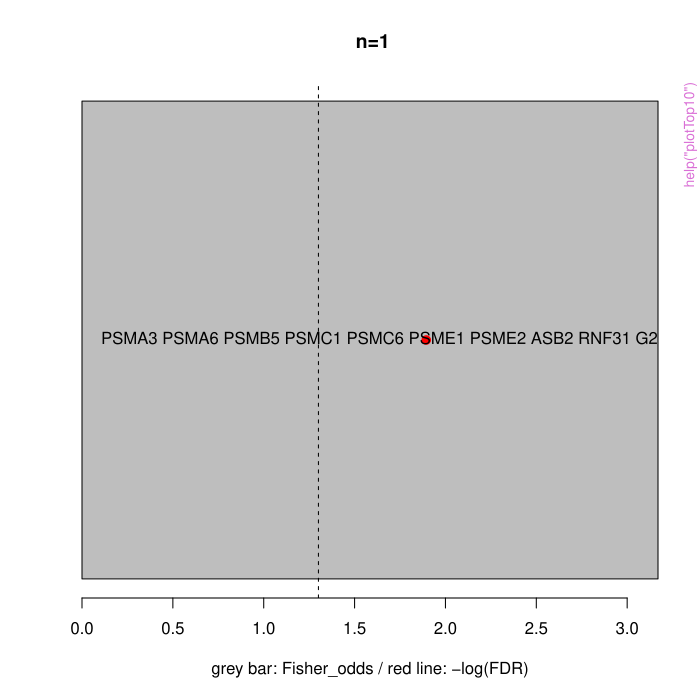

This chart was generated by the following R code:
pkgname <- "seq2pathway"
source(file.path(R.home("share"), "R", "examples-header.R"))
options(warn = 1)
base::assign(".ExTimings", "seq2pathway-Ex.timings", pos = 'CheckExEnv')
base::cat("name\tuser\tsystem\telapsed\n", file=base::get(".ExTimings", pos = 'CheckExEnv'))
base::assign(".format_ptime",
function(x) {
  if(!is.na(x[4L])) x[1L] <- x[1L] + x[4L]
  if(!is.na(x[5L])) x[2L] <- x[2L] + x[5L]
  options(OutDec = '.')
  format(x[1L:3L], digits = 7L)
},
pos = 'CheckExEnv')

### * </HEADER>
library('seq2pathway')

base::assign(".oldSearch", base::search(), pos = 'CheckExEnv')
base::assign(".old_wd", base::getwd(), pos = 'CheckExEnv')
cleanEx()
nameEx("Chipseq_Peak_demo")
### * Chipseq_Peak_demo

flush(stderr()); flush(stdout())

base::assign(".ptime", proc.time(), pos = "CheckExEnv")
### Name: Chipseq_Peak_demo
### Title: chip seq loci data example
### Aliases: Chipseq_Peak_demo
### Keywords: datasets

### ** Examples

data(Chipseq_Peak_demo)
head(Chipseq_Peak_demo)



base::assign(".dptime", (proc.time() - get(".ptime", pos = "CheckExEnv")), pos = "CheckExEnv")
base::cat("Chipseq_Peak_demo", base::get(".format_ptime", pos = 'CheckExEnv')(get(".dptime", pos = "CheckExEnv")), "\n", file=base::get(".ExTimings", pos = 'CheckExEnv'), append=TRUE, sep="\t")
cleanEx()
nameEx("FisherTest_GO_BP_MF_CC")
### * FisherTest_GO_BP_MF_CC

flush(stderr()); flush(stdout())

base::assign(".ptime", proc.time(), pos = "CheckExEnv")
### Name: FisherTest_GO_BP_MF_CC
### Title: A wrapper function to perform the Fisher's exact test, using
###   GO-defined genesets.
### Aliases: FisherTest_GO_BP_MF_CC
### Keywords: methods

### ** Examples

  data(dat_chip)
  head(dat_chip)
  data(GO_BP_list,package="seq2pathway.data")
  data(Des_BP_list,package="seq2pathway.data")
  newOntology <- list(GO_BP_list[1:200], Des_BP_list[1:200])
  # A demo run of this funcion
  FS_test<- FisherTest_GO_BP_MF_CC(gs=as.vector(rownames(dat_chip)),
                                 Ontology="newOntology", newOntology=newOntology)
  FS_test
  
  ## Not run: 
##D   data(dat_chip)
##D   FS_test<-FisherTest_GO_BP_MF_CC(gs=rownames(dat_chip)[1:20], genome="hg19", 
##D            min_Intersect_Count=1, Ontology="BP")
##D   FS_test$GO_BP[1:3,]
## End(Not run)          



base::assign(".dptime", (proc.time() - get(".ptime", pos = "CheckExEnv")), pos = "CheckExEnv")
base::cat("FisherTest_GO_BP_MF_CC", base::get(".format_ptime", pos = 'CheckExEnv')(get(".dptime", pos = "CheckExEnv")), "\n", file=base::get(".ExTimings", pos = 'CheckExEnv'), append=TRUE, sep="\t")
cleanEx()
nameEx("FisherTest_MsigDB")
### * FisherTest_MsigDB

flush(stderr()); flush(stdout())

base::assign(".ptime", proc.time(), pos = "CheckExEnv")
### Name: FisherTest_MsigDB
### Title: A wrapper function to perform conditional Fisher's exact test,
###   using custom-defined genesets.
### Aliases: FisherTest_MsigDB
### Keywords: methods

### ** Examples

  data(dat_chip)
  data(MsigDB_C5,package="seq2pathway.data")
  #generate a demo GSA.genesets object
  demoDB <- MsigDB_C5
  x=100
  for(i in 1:3) demoDB[[i]]<-MsigDB_C5[[i]][1:x]
  FS_test<-FisherTest_MsigDB(gsmap=demoDB, 
	 sample(unlist(demoDB$genesets),10), genome="hg19",
	 min_Intersect_Count=1)
  FS_test[1:3,]
  ## Not run: 
##D   FS_test<-FisherTest_MsigDB(gsmap=MsigDB_C5, 
##D 	gs=rownames(dat_chip), genome="hg19", 
##D 	min_Intersect_Count=1)
##D 	
## End(Not run)



base::assign(".dptime", (proc.time() - get(".ptime", pos = "CheckExEnv")), pos = "CheckExEnv")
base::cat("FisherTest_MsigDB", base::get(".format_ptime", pos = 'CheckExEnv')(get(".dptime", pos = "CheckExEnv")), "\n", file=base::get(".ExTimings", pos = 'CheckExEnv'), append=TRUE, sep="\t")
cleanEx()
nameEx("GRanges_demo")
### * GRanges_demo

flush(stderr()); flush(stdout())

base::assign(".ptime", proc.time(), pos = "CheckExEnv")
### Name: GRanges_demo
### Title: loci information with GRanges format
### Aliases: GRanges_demo
### Keywords: datasets

### ** Examples

data(GRanges_demo)



base::assign(".dptime", (proc.time() - get(".ptime", pos = "CheckExEnv")), pos = "CheckExEnv")
base::cat("GRanges_demo", base::get(".format_ptime", pos = 'CheckExEnv')(get(".dptime", pos = "CheckExEnv")), "\n", file=base::get(".ExTimings", pos = 'CheckExEnv'), append=TRUE, sep="\t")
cleanEx()
nameEx("addDescription")
### * addDescription

flush(stderr()); flush(stdout())

base::assign(".ptime", proc.time(), pos = "CheckExEnv")
### Name: addDescription
### Title: Retrieve "gene description" attributes for gene symbol.
### Aliases: addDescription
### Keywords: methods

### ** Examples

  require(biomaRt)
  data(dat_chip)
  gene_description<-addDescription(genome="hg19",genevector=rownames(dat_chip)[1:3])



base::assign(".dptime", (proc.time() - get(".ptime", pos = "CheckExEnv")), pos = "CheckExEnv")
base::cat("addDescription", base::get(".format_ptime", pos = 'CheckExEnv')(get(".dptime", pos = "CheckExEnv")), "\n", file=base::get(".ExTimings", pos = 'CheckExEnv'), append=TRUE, sep="\t")
cleanEx()
nameEx("dat_RNA")
### * dat_RNA

flush(stderr()); flush(stdout())

base::assign(".ptime", proc.time(), pos = "CheckExEnv")
### Name: dat_RNA
### Title: RNA sequence data example
### Aliases: dat_RNA
### Keywords: datasets

### ** Examples

  data(dat_RNA)
  


base::assign(".dptime", (proc.time() - get(".ptime", pos = "CheckExEnv")), pos = "CheckExEnv")
base::cat("dat_RNA", base::get(".format_ptime", pos = 'CheckExEnv')(get(".dptime", pos = "CheckExEnv")), "\n", file=base::get(".ExTimings", pos = 'CheckExEnv'), append=TRUE, sep="\t")
cleanEx()
nameEx("dat_chip")
### * dat_chip

flush(stderr()); flush(stdout())

base::assign(".ptime", proc.time(), pos = "CheckExEnv")
### Name: dat_chip
### Title: chip seq data example
### Aliases: dat_chip
### Keywords: datasets

### ** Examples

  data(dat_chip)
  


base::assign(".dptime", (proc.time() - get(".ptime", pos = "CheckExEnv")), pos = "CheckExEnv")
base::cat("dat_chip", base::get(".format_ptime", pos = 'CheckExEnv')(get(".dptime", pos = "CheckExEnv")), "\n", file=base::get(".ExTimings", pos = 'CheckExEnv'), append=TRUE, sep="\t")
cleanEx()
nameEx("gene2pathway_test")
### * gene2pathway_test

flush(stderr()); flush(stdout())

base::assign(".ptime", proc.time(), pos = "CheckExEnv")
### Name: gene2pathway_test
### Title: A wrapper function to perform gene2pathway test.
### Aliases: gene2pathway_test
### Keywords: methods

### ** Examples

data(dat_chip)
data(MsigDB_C5,package="seq2pathway.data")  
#generate a demo GSA.genesets object
demoDB <- MsigDB_C5
x=100
for(i in 1:3) demoDB[[i]]<-MsigDB_C5[[i]][1:x]
 
res<-gene2pathway_test(dat=head(dat_chip), DataBase=demoDB, 
		FisherTest=FALSE, EmpiricalTest=FALSE, 
        method="FAIME", genome="hg19", min_Intersect_Count=1)
# check ther result
names(res)
res[[1]]
res[[2]]
## Not run: 
##D res<-gene2pathway_test(dat=head(dat_chip), DataBase="BP", 
##D 		FisherTest=FALSE, EmpiricalTest=FALSE, 
##D         method="FAIME", genome="hg19", min_Intersect_Count=1)
## End(Not run)       



base::assign(".dptime", (proc.time() - get(".ptime", pos = "CheckExEnv")), pos = "CheckExEnv")
base::cat("gene2pathway_test", base::get(".format_ptime", pos = 'CheckExEnv')(get(".dptime", pos = "CheckExEnv")), "\n", file=base::get(".ExTimings", pos = 'CheckExEnv'), append=TRUE, sep="\t")
cleanEx()
nameEx("plotTop10")
### * plotTop10

flush(stderr()); flush(stdout())

base::assign(".ptime", proc.time(), pos = "CheckExEnv")
### Name: plotTop10
### Title: A wrapper function to plot top10 test results.
### Aliases: plotTop10
### Keywords: methods

### ** Examples

  data(dat_chip)
  data(GO_BP_list,package="seq2pathway.data")
  data(Des_BP_list,package="seq2pathway.data")
  newOntology <- list(GO_BP_list[1:200], Des_BP_list[1:200])
  FS_test<- FisherTest_GO_BP_MF_CC(gs=as.vector(rownames(dat_chip)),
                                 Ontology="newOntology", newOntology=newOntology)
  plotTop10(FS_test$newOntology)



base::assign(".dptime", (proc.time() - get(".ptime", pos = "CheckExEnv")), pos = "CheckExEnv")
base::cat("plotTop10", base::get(".format_ptime", pos = 'CheckExEnv')(get(".dptime", pos = "CheckExEnv")), "\n", file=base::get(".ExTimings", pos = 'CheckExEnv'), append=TRUE, sep="\t")
cleanEx()
nameEx("runseq2gene")
### * runseq2gene

flush(stderr()); flush(stdout())

base::assign(".ptime", proc.time(), pos = "CheckExEnv")
### Name: runseq2gene
### Title: R wrapped python function to map genomic regions on the
###   sequence-level to genes.
### Aliases: runseq2gene
### Keywords: methods

### ** Examples

    data(Chipseq_Peak_demo)
    res=runseq2gene(inputfile=Chipseq_Peak_demo)  



base::assign(".dptime", (proc.time() - get(".ptime", pos = "CheckExEnv")), pos = "CheckExEnv")
base::cat("runseq2gene", base::get(".format_ptime", pos = 'CheckExEnv')(get(".dptime", pos = "CheckExEnv")), "\n", file=base::get(".ExTimings", pos = 'CheckExEnv'), append=TRUE, sep="\t")
cleanEx()
nameEx("runseq2pathway")
### * runseq2pathway

flush(stderr()); flush(stdout())

base::assign(".ptime", proc.time(), pos = "CheckExEnv")
### Name: runseq2pathway
### Title: An function to perform the runseq2pathway algorithm(s).
### Aliases: runseq2pathway
### Keywords: methods

### ** Examples

	data(Chipseq_Peak_demo)
	require(seq2pathway.data)
	data(MsigDB_C5, package="seq2pathway.data")
  #generate a demo GSA.genesets object
	demoDB <- MsigDB_C5
	x=10
	for(i in 1:3) demoDB[[i]]<-MsigDB_C5[[i]][1:x]
       res3=runseq2pathway(inputfile=Chipseq_Peak_demo,
		genome="hg19", search_radius=100, promoter_radius=50, promoter_radius2=0,
		FAIMETest=TRUE, FisherTest=FALSE,  
		DataBase=demoDB, min_Intersect_Count=1)	
	names(res3)
	res3[[1]]
  ## Not run: 
##D    # an example to use FET
##D 	res=runseq2pathway(inputfile=Chipseq_Peak_demo,
##D 		genome="hg19", search_radius=100, promoter_radius=50, promoter_radius2=0,
##D 		DataBase=MsigDB_C5, NearestTwoDirection=FALSE,
##D 		collapsemethod="Average", min_Intersect_Count=1) 
##D    # an example to use FAIME
##D 	res2=runseq2pathway(inputfile=Chipseq_Peak_demo,
##D 		genome="hg19", search_radius=100, promoter_radius=50, promoter_radius2=0,
##D 		FAIMETest=TRUE, FisherTest=FALSE,  
##D 		DataBase=MsigDB_C5, min_Intersect_Count=1)
##D 	
## End(Not run)



base::assign(".dptime", (proc.time() - get(".ptime", pos = "CheckExEnv")), pos = "CheckExEnv")
base::cat("runseq2pathway", base::get(".format_ptime", pos = 'CheckExEnv')(get(".dptime", pos = "CheckExEnv")), "\n", file=base::get(".ExTimings", pos = 'CheckExEnv'), append=TRUE, sep="\t")
### * <FOOTER>
###
cleanEx()
options(digits = 7L)
base::cat("Time elapsed: ", proc.time() - base::get("ptime", pos = 'CheckExEnv'),"\n")
grDevices::dev.off()
###
### Local variables: ***
### mode: outline-minor ***
### outline-regexp: "\\(> \\)?### [*]+" ***
### End: ***
quit('no')
